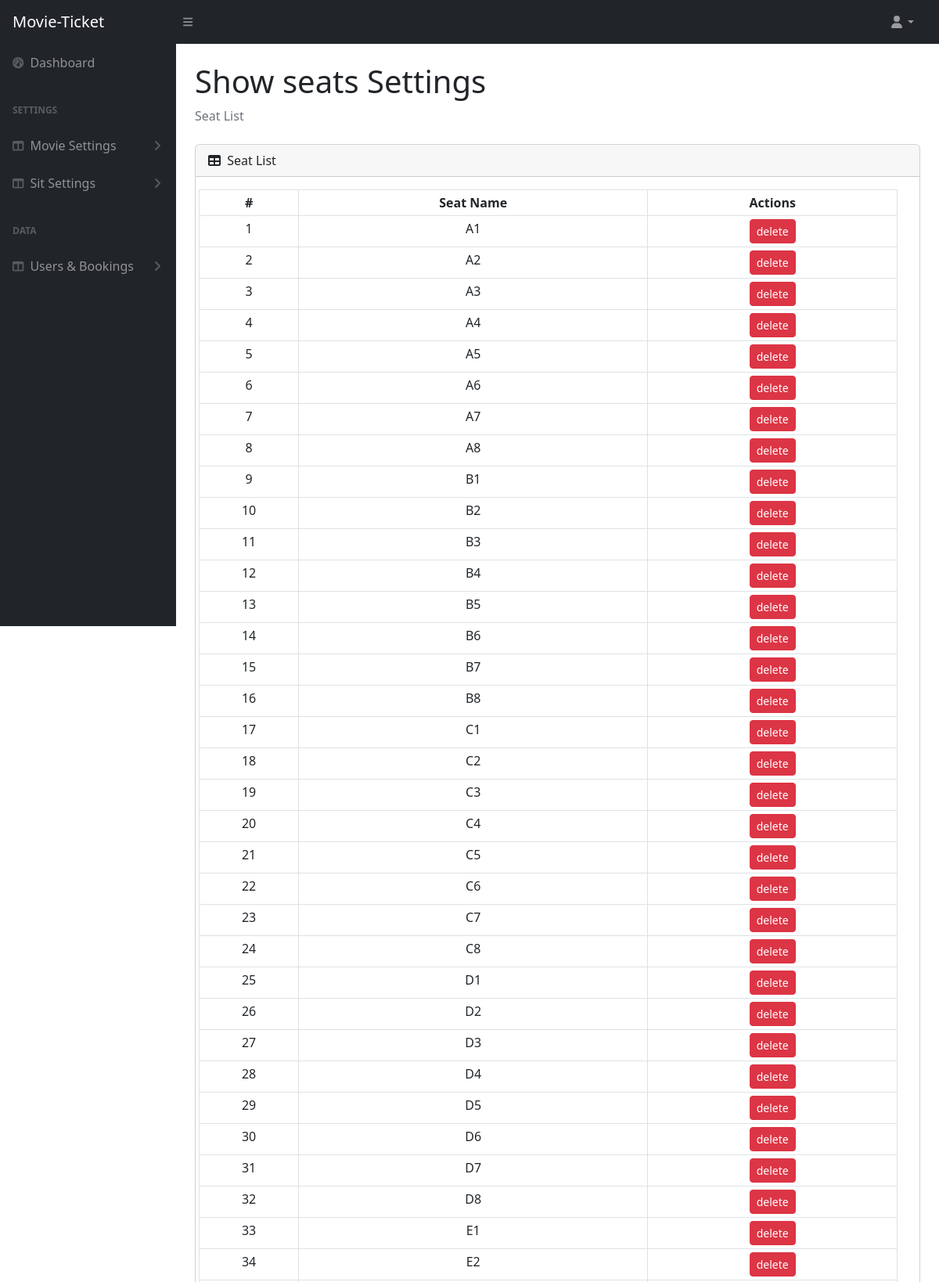
Page /backend/seat_list.php (signed in, upper part) on the committed database.
### tables this page shows
CREATE TABLE `seats` (
  `id` int(11) NOT NULL,
  `seat_name` varchar(250) NOT NULL,
  `status` tinyint(1) NOT NULL DEFAULT 1
);

### backend/seat_list.php (the view, shortened to what this page needs)
<?php require 'header.php'; ?>
<?php
$seats = "SELECT * from seats where status = 1";
$result = $conn->query($seats);
?>
<div class="container-fluid px-4">
    <h1 class="mt-4">Show seats Settings</h1>
    <ol class="breadcrumb mb-4">
        <li class="breadcrumb-item active">Seat List</li>
    </ol>
    <div class="card mb-4">
        <div class="card-header">
            <i class="fas fa-table me-1"></i>
            Seat List
        </div>
        <div class="card-body">
           <div class="row col-md-12">
                <table class="table table-sm table-bordered text-center">
                    <thead>
                        <tr>
                            <th>#</th>
                            <th>Seat Name</th>
                            <th>Actions</th>
                        </tr>
                    </thead>
                    <tbody>
                        <?php
                        if ($result->num_rows > 0) {
                            $counter = 1;
                            while ($row = $result->fetch_assoc()) {
                                $seat_id = $row['id'];
                                $name = $row['seat_name'];
                                echo "<tr>";
                                echo "<td>$counter</td>";
                                echo "<td>$name</td>";
                                echo "<td>";
                                echo "<a href='delete_seat.php?id=$seat_id' class='btn btn-sm btn-danger'>delete</a> ";
                                echo "</td>";
                                echo "</tr>";
                                $counter++;
                            }
                        } else {
                            echo "<tr><td colspan='6'>No Seats found</td></tr>";
                        }
                        ?>
                    </tbody>
                </table>
           </div>
        </div>
    </div>
</div>
<?php require 'footer.php'; ?>

### rows in the picture
seats: seat_name "A1"
seats: seat_name "A2"
seats: seat_name "A3"
seats: seat_name "A4"
seats: seat_name "A5"
seats: seat_name "A6"
seats: seat_name "A7"
seats: seat_name "A8"
seats: seat_name "B1"
seats: seat_name "B2"
seats: seat_name "B3"
seats: seat_name "B4"
seats: seat_name "B5"
seats: seat_name "B6"
seats: seat_name "B7"
seats: seat_name "B8"
seats: seat_name "C1"
seats: seat_name "C2"
seats: seat_name "C3"
seats: seat_name "C4"
seats: seat_name "C5"
seats: seat_name "C6"
seats: seat_name "C7"
seats: seat_name "C8"
seats: seat_name "D1"
seats: seat_name "D2"
seats: seat_name "D3"
seats: seat_name "D4"
seats: seat_name "D5"
seats: seat_name "D6"
seats: seat_name "D7"
seats: seat_name "D8"
seats: seat_name "E1"
seats: seat_name "E2"
